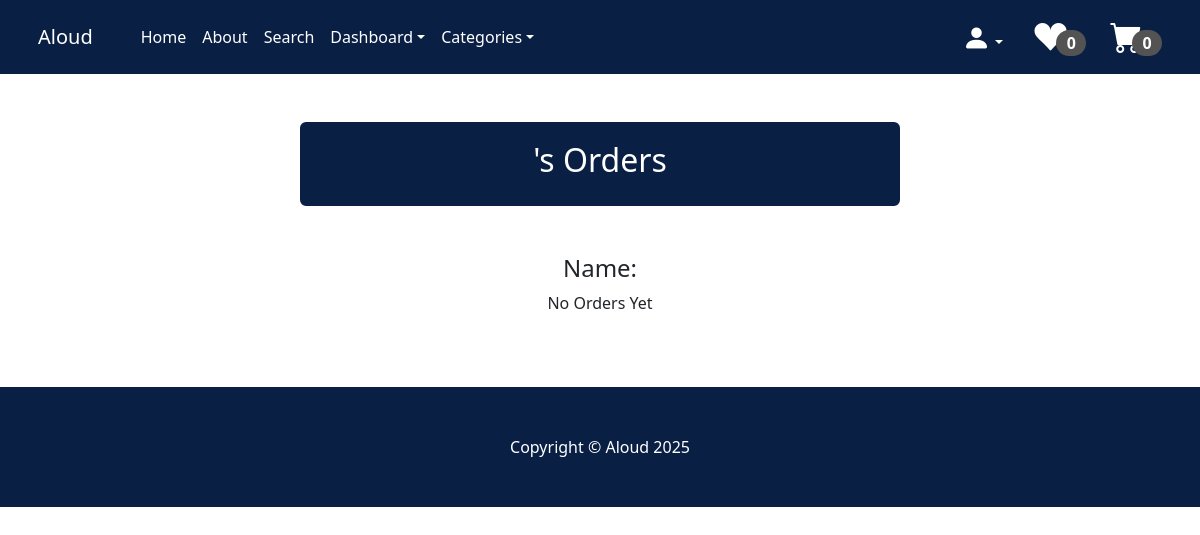
Page /customer_order_dash/john@123.com/ (signed in) on the earlier database version.
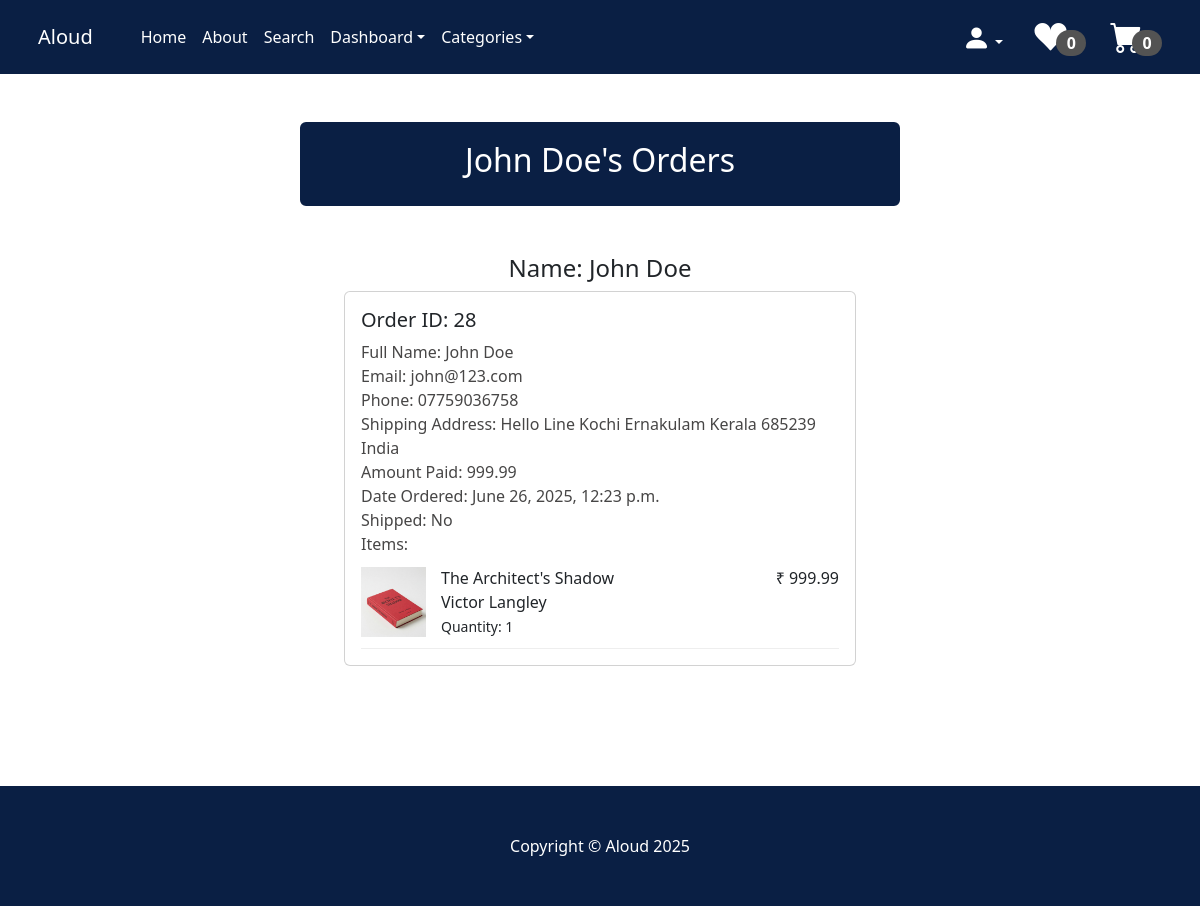
Same page on the later database version.
### payment/models.py (models this page shows, shortened)
class Order(models.Model):
    user = models.ForeignKey(User, on_delete=models.CASCADE, null=True, blank=True)
    full_name=models.CharField(max_length=300)
    email=models.EmailField(max_length=250)
    phone=models.CharField(max_length=20)
    shipping_address=models.TextField(max_length=10000)
    amount_paid=models.DecimalField(max_digits=10, decimal_places=2)
    date_ordered=models.DateTimeField(auto_now_add=True)
    shipped = models.BooleanField(default=False)
    date_shipped = models.DateTimeField(blank=True, null=True)

class OrderItem(models.Model):
    order = models.ForeignKey(Order, on_delete=models.CASCADE, null=True)
    product = models.ForeignKey(Product, on_delete=models.CASCADE, null=True)
    user = models.ForeignKey(User, on_delete=models.CASCADE, null=True, blank=True)
    quantity = models.PositiveBigIntegerField(default=1)
    price = models.DecimalField(max_digits=10, decimal_places=2)

### store/models.py (models this page shows, shortened)
class Product(models.Model):
    book_id = models.CharField(max_length=10)
    name = models.CharField(max_length=50)
    author = models.CharField(max_length=50)
    price = models.DecimalField(default=0, decimal_places=2, max_digits=9)
    category = models.ForeignKey(Category, on_delete=models.CASCADE, default=1)
    stock = models.PositiveIntegerField(null=False, blank=False, default=0)
    description = models.TextField(max_length=1000, default='', blank=True, null=True)
    image = models.ImageField(upload_to='uploads/product')
    is_sale = models.BooleanField(default=False)
    sale_price = models.DecimalField(default=0, decimal_places=2, max_digits=9)

### store/views.py (the view)
# urls.py: path('customer_order_dash/<str:email>/', views.customer_order_dash, name= 'customer_order_dash'),       #To view the details of the orders of all customers
def customer_order_dash(request, email):
    if request.user.is_authenticated and request.user.is_superuser:
        orders = Order.objects.filter(email=email)
        items = OrderItem.objects.filter(order__in=orders)
        return render(request, 'customer_order_dash.html', {'orders': orders, 'items': items})
    else:
        messages.success(request, 'Access denied to this page')
        return redirect('home')

### cart/cart.py (called while the page is built)
    def __len__(self):
        return sum(self.cart.values())

### cart/context_processors.py (called while the page is built)
def cart(request):
    return{'cart':Cart(request)}

### store/context_processors.py (called while the page is built)
def categories_processor(request):
    return {
        'categories': Category.objects.all()
    }

### store/models.py (called while the page is built)
    def __str__(self):
        return self.name

### wishlist/context_processors.py (called while the page is built)
def wishlist(request):
    wishlist = Wishlist(request)
    return {
        'wishlist': wishlist.wishlist  # or just 'wishlist': wishlist to use its methods
    }

### store/templates/customer_order_dash.html (shortened to what this page needs)
{% extends 'base.html' %}
{% block content %}
    <div class="container">
        <div class="row">
            <center>
                <div class="col-12">
<br/><br/>
<div class="card" style= "width: 600px; border-width: 3px; border-color: #0a1f44;">
  <div class="card-body" style="background: #0a1f44;">
        <h2 style="color: white;">{{orders.0.full_name}}'s Orders</h2>
  </div>
</div>
<br/><br/>
<h4>Name: {{orders.0.full_name}}</h4>
{% if orders %}
{% for order in orders %}
<div class="card" style="width: 32rem;">
  <div class="card-body" style="text-align: left;">
      <h5>Order ID: <td>{{order.id}}</td></h5>
      <B style="color: rgb(71, 70, 70); font-weight: 400;">Full Name:</B> <B style="color: rgb(71, 70, 70); font-weight: 300;">{{order.full_name}}</B><br/>
      <B style="color: rgb(71, 70, 70); font-weight: 400;">Email:</B> <B style="color: rgb(71, 70, 70); font-weight: 300;">{{order.email}}</B><br/>
      <B style="color: rgb(71, 70, 70); font-weight: 400;">Phone:</B> <B style="color: rgb(71, 70, 70); font-weight: 300;">{{order.phone}}</B><br/>
      <B style="color: rgb(71, 70, 70); font-weight: 400;">Shipping Address:</B> <B style="color: rgb(71, 70, 70); font-weight: 300;">{{order.shipping_address}}</B><br/>
      <B style="color: rgb(71, 70, 70); font-weight: 400;">Amount Paid:</B> <B style="color: rgb(71, 70, 70); font-weight: 300;">{{order.amount_paid}}</B><br/>
      <B style="color: rgb(71, 70, 70); font-weight: 400;">Date Ordered:</B> <B style="color: rgb(71, 70, 70); font-weight: 300;">{{order.date_ordered}}</B><br/>
      <B style="color: rgb(71, 70, 70); font-weight: 400;">Shipped:</B>
      {% if order.shipped %}
      <B style="color: rgb(71, 70, 70); font-weight: 300;">Yes</B><br/>
      <B style="color: rgb(71, 70, 70); font-weight: 400;">Date Shipped:</B> <B style="color: rgb(71, 70, 70); font-weight: 300;">{{order.date_shipped}}</B><br/>
      {% else %}
      <B style="color: rgb(71, 70, 70); font-weight: 300;">No</B><br/>
      {% endif %}
            <B style="color: rgb(71, 70, 70); font-weight: 400;">Items:</B> <br/>
      {% for item in items %}
        <div class="item-container">
      <div class="item-image">
        <img src="{{ item.product.image.url }}" alt="{{ item.name }}">
      </div>
      <div class="item-details">
        <div class="item-left">
          <B style="font-weight: 500;">{{ item.product.name }}</B><br/>
          {{ item.product.author }}<br/>
              <small>Quantity: {{ item.quantity }}</small>
        </div>
        <div class="item-right">
            ₹ {{ item.price }}
        </div>
      </div>
    </div>
  {% endfor %}
  </div>
</div>
<br/>
{% endfor %}
{% else %}
No Orders Yet
{% endif %}
<br/><br/><br/><br/>
                </div>
            </center>
        </div>
    </div>
{% endblock %}

Differences in the rows shown:
added Order: full_name "John Doe", id "28", email "john@123.com", phone "07759036758", shipping_address "Hello Line Kochi Ernakulam Kerala 685239 India", amount_paid "999.99", date_ordered "June 26, 2025, 12:23 p.m.", shipped "No"
added OrderItem: product.image (picture), product.name "The Architect's Shadow", product.author "Victor Langley", quantity "1", price "999.99"
Other differences:
text no longer shown: "No Orders Yet"
